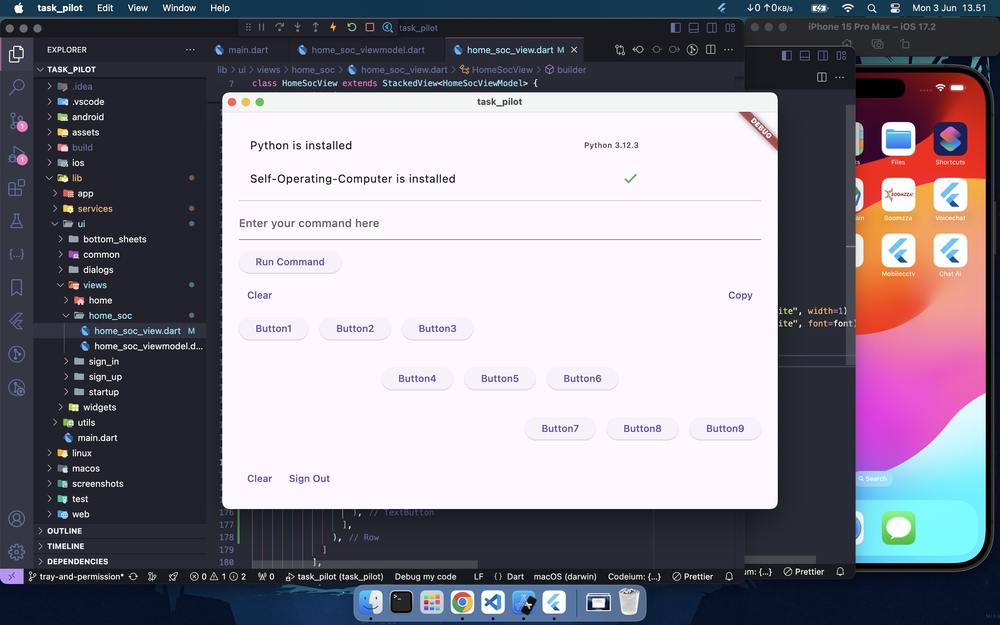
#> input picture input_image.png, 1000 x 625 px, shrunk from 2880 x 1800 before the run
$ python add_grid.py
#> lines starting #> are read from the running program, lines starting #| are printed output that depends on the picture
from PIL import Image, ImageDraw, ImageFont

def draw_grid(image_path, output_path, grid_size):
    # Open the image
#> called with image_path = 'input_image.png', output_path = 'grid_image.png', grid_size = 300
    image = Image.open(image_path)
#> image is the input picture: PIL image 1000x625 RGBA; mean R, G, B, A 133, 129.2, 140, 255
    draw = ImageDraw.Draw(image)

    # Get image dimensions
    width, height = image.size
#> width = 1000; height = 625

    # Load a font
    font = ImageFont.truetype("arial.ttf", 50)  # Specify a font and size

    # Function to convert column number to letter
    def column_to_letter(column):
        result = ""
        while column >= 0:
            result = chr(column % 26 + ord('A')) + result
            column = column // 26 - 1
        return result

    # Draw vertical and horizontal lines and coordinates
    for x in range(0, width, grid_size):
        for y in range(0, height, grid_size):
            draw.rectangle([(x, y), (x+grid_size, y+grid_size)], outline="red", width=1)
            column_letter = column_to_letter(x // grid_size)
            row_number = y // grid_size + 1
            coordinate = f"{column_letter}{row_number}"
            # Calculate text position to be centered within the grid cell
            mask = font.getmask(coordinate) # Get the mask of the text
            text_width = mask.size[0]
            text_height = mask.size[1]
            text_x = x + (grid_size - text_width) // 2
            text_y = y + (grid_size - text_height) // 2
            draw.text((text_x, text_y), coordinate, fill="red", font=font)

    # Konversi gambar ke mode RGB sebelum menyimpan
    if image.mode == 'RGBA':
        image = image.convert('RGB')
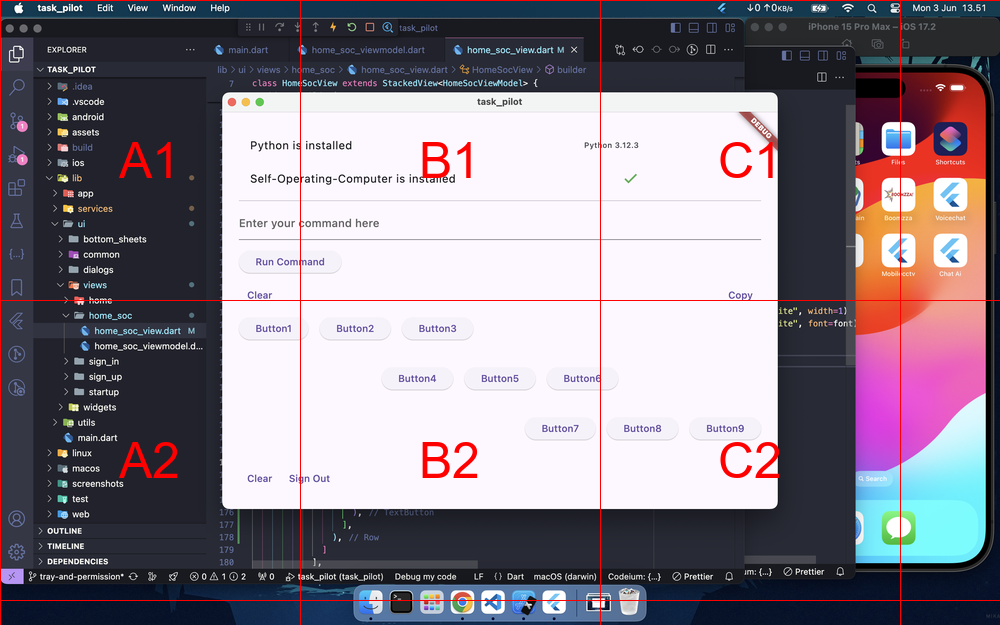
#> image: PIL image 1000x625 RGB; mean R, G, B 134.8, 127, 137.6

    # Simpan gambar output
    image.save(output_path)

# Contoh penggunaan
draw_grid("input_image.png", "grid_image.png", 300)
